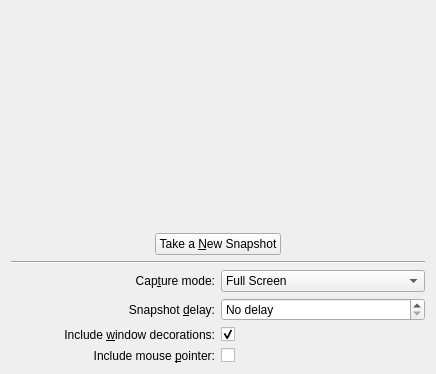
<?xml version="1.0" encoding="UTF-8"?>
<ui version="4.0">
 <class>KSnapshotWidget</class>
 <widget class="QWidget" name="KSnapshotWidget">
  <property name="geometry">
   <rect>
    <x>0</x>
    <y>0</y>
    <width>436</width>
    <height>374</height>
   </rect>
  </property>
  <layout class="QGridLayout" name="gridLayout_2">
   <item row="0" column="0">
    <widget class="KSnapshotPreview" name="lblImage" native="true">
     <property name="sizePolicy">
      <sizepolicy hsizetype="Preferred" vsizetype="Expanding">
       <horstretch>0</horstretch>
       <verstretch>0</verstretch>
      </sizepolicy>
     </property>
     <property name="minimumSize">
      <size>
       <width>200</width>
       <height>130</height>
      </size>
     </property>
     <property name="whatsThis">
      <string>This is a preview of the current snapshot.

The image can be dragged to another application or document to copy the full screenshot there. Try it with the file manager.

You can also copy the image to the clipboard by pressing Ctrl+C.</string>
     </property>
    </widget>
   </item>
   <item row="1" column="0">
    <layout class="QHBoxLayout" name="horizontalLayout">
     <item>
      <spacer name="horizontalSpacer">
       <property name="orientation">
        <enum>Qt::Horizontal</enum>
       </property>
       <property name="sizeHint" stdset="0">
        <size>
         <width>40</width>
         <height>20</height>
        </size>
       </property>
      </spacer>
     </item>
     <item>
      <widget class="KPushButton" name="btnNew">
       <property name="whatsThis">
        <string>Click this button to take a new snapshot.</string>
       </property>
       <property name="text">
        <string>Take a &amp;New Snapshot</string>
       </property>
      </widget>
     </item>
     <item>
      <spacer name="horizontalSpacer_2">
       <property name="orientation">
        <enum>Qt::Horizontal</enum>
       </property>
       <property name="sizeHint" stdset="0">
        <size>
         <width>40</width>
         <height>20</height>
        </size>
       </property>
      </spacer>
     </item>
    </layout>
   </item>
   <item row="2" column="0">
    <widget class="Line" name="line1">
     <property name="frameShape">
      <enum>QFrame::HLine</enum>
     </property>
     <property name="frameShadow">
      <enum>QFrame::Sunken</enum>
     </property>
     <property name="orientation">
      <enum>Qt::Horizontal</enum>
     </property>
    </widget>
   </item>
   <item row="3" column="0">
    <layout class="QGridLayout" name="gridLayout">
     <item row="0" column="0">
      <widget class="QLabel" name="textLabel1">
       <property name="text">
        <string>Cap&amp;ture mode:</string>
       </property>
       <property name="alignment">
        <set>Qt::AlignRight|Qt::AlignTrailing|Qt::AlignVCenter</set>
       </property>
       <property name="buddy">
        <cstring>comboMode</cstring>
       </property>
      </widget>
     </item>
     <item row="0" column="1">
      <widget class="QComboBox" name="comboMode">
       <property name="whatsThis">
        <string>&lt;qt&gt;Using this menu, you can select from the six following snapshot modes:
&lt;p&gt;
&lt;b&gt;Full Screen&lt;/b&gt; - captures the entire desktop.&lt;br/&gt;
&lt;b&gt;Window Under Cursor&lt;/b&gt; - captures only the window (or menu) that is under the mouse cursor when the snapshot is taken.&lt;br/&gt;
&lt;b&gt;Rectangular Region&lt;/b&gt; - captures only the rectangular region of the desktop that you specify. When taking a new snapshot in this mode you will be able to select any area of the screen by clicking and dragging the mouse.&lt;br/&gt;
&lt;b&gt;Freehand Region&lt;/b&gt; - captures arbitrary shapes that you specify. When taking a new snapshot in this mode you will be able to select any shape by dragging the mouse.&lt;br/&gt;
&lt;b&gt;Section of Window&lt;/b&gt; - captures only a section of the window. When taking a new snapshot in this mode you will be able to select any child window by moving the mouse over it.&lt;br/&gt;
&lt;b&gt;Current Screen&lt;/b&gt; - if you have multiple screens, this captures the screen containing the mouse cursor when the snapshot is taken.
&lt;/p&gt;&lt;/qt&gt;</string>
       </property>
       <item>
        <property name="text">
         <string>Full Screen</string>
        </property>
       </item>
       <item>
        <property name="text">
         <string>Window Under Cursor</string>
        </property>
       </item>
       <item>
        <property name="text">
         <string>Rectangular Region</string>
        </property>
       </item>
       <item>
        <property name="text">
         <string>Freehand Region</string>
        </property>
       </item>
       <item>
        <property name="text">
         <string>Section of Window</string>
        </property>
       </item>
       <item>
        <property name="text">
         <string>Current Screen</string>
        </property>
       </item>
      </widget>
     </item>
     <item row="1" column="0">
      <widget class="QLabel" name="lblDelay">
       <property name="text">
        <string>Snapshot &amp;delay:</string>
       </property>
       <property name="alignment">
        <set>Qt::AlignRight|Qt::AlignTrailing|Qt::AlignVCenter</set>
       </property>
       <property name="buddy">
        <cstring>spinDelay</cstring>
       </property>
      </widget>
     </item>
     <item row="1" column="1">
      <widget class="KIntSpinBox" name="spinDelay">
       <property name="sizePolicy">
        <sizepolicy hsizetype="Preferred" vsizetype="Fixed">
         <horstretch>0</horstretch>
         <verstretch>0</verstretch>
        </sizepolicy>
       </property>
       <property name="toolTip">
        <string>Snapshot delay in seconds</string>
       </property>
       <property name="whatsThis">
        <string>&lt;qt&gt;&lt;p&gt;
This is the number of seconds to wait after clicking the &lt;i&gt;New Snapshot&lt;/i&gt; button before taking the snapshot.
&lt;/p&gt;&lt;p&gt;
This is very useful for getting windows, menus and other items on the screen set up just the way you want.
&lt;/p&gt;&lt;p&gt;
If &lt;i&gt;no delay&lt;/i&gt; is set, the program will wait for a mouse click before taking a snapshot.
&lt;/p&gt;
&lt;/qt&gt;</string>
       </property>
       <property name="specialValueText">
        <string>No delay</string>
       </property>
       <property name="suffix">
        <string/>
       </property>
      </widget>
     </item>
     <item row="2" column="0">
      <widget class="QLabel" name="lblIncludeDecorations">
       <property name="text">
        <string>Include &amp;window decorations:</string>
       </property>
       <property name="alignment">
        <set>Qt::AlignRight|Qt::AlignTrailing|Qt::AlignVCenter</set>
       </property>
       <property name="buddy">
        <cstring>cbIncludeDecorations</cstring>
       </property>
      </widget>
     </item>
     <item row="2" column="1">
      <widget class="QCheckBox" name="cbIncludeDecorations">
       <property name="whatsThis">
        <string>When enabled, snapshot of a window will also include the window decorations</string>
       </property>
       <property name="text">
        <string/>
       </property>
       <property name="checked">
        <bool>true</bool>
       </property>
      </widget>
     </item>
     <item row="3" column="0">
      <widget class="QLabel" name="lblIncludePointer">
       <property name="text">
        <string>Include mouse &amp;pointer:</string>
       </property>
       <property name="alignment">
        <set>Qt::AlignRight|Qt::AlignTrailing|Qt::AlignVCenter</set>
       </property>
       <property name="buddy">
        <cstring>cbIncludePointer</cstring>
       </property>
      </widget>
     </item>
     <item row="3" column="1">
      <widget class="QCheckBox" name="cbIncludePointer">
       <property name="text">
        <string/>
       </property>
      </widget>
     </item>
    </layout>
   </item>
  </layout>
 </widget>
 <customwidgets>
  <customwidget>
   <class>KIntSpinBox</class>
   <extends>QSpinBox</extends>
   <header>knuminput.h</header>
  </customwidget>
  <customwidget>
   <class>KPushButton</class>
   <extends>QPushButton</extends>
   <header>kpushbutton.h</header>
  </customwidget>
  <customwidget>
   <class>KSnapshotPreview</class>
   <extends>QWidget</extends>
   <header>ksnapshotpreview.h</header>
  </customwidget>
 </customwidgets>
 <tabstops>
  <tabstop>btnNew</tabstop>
  <tabstop>comboMode</tabstop>
  <tabstop>spinDelay</tabstop>
  <tabstop>cbIncludeDecorations</tabstop>
 </tabstops>
 <includes>
  <include location="local">kpushbutton.h</include>
 </includes>
 <connections/>
</ui>
